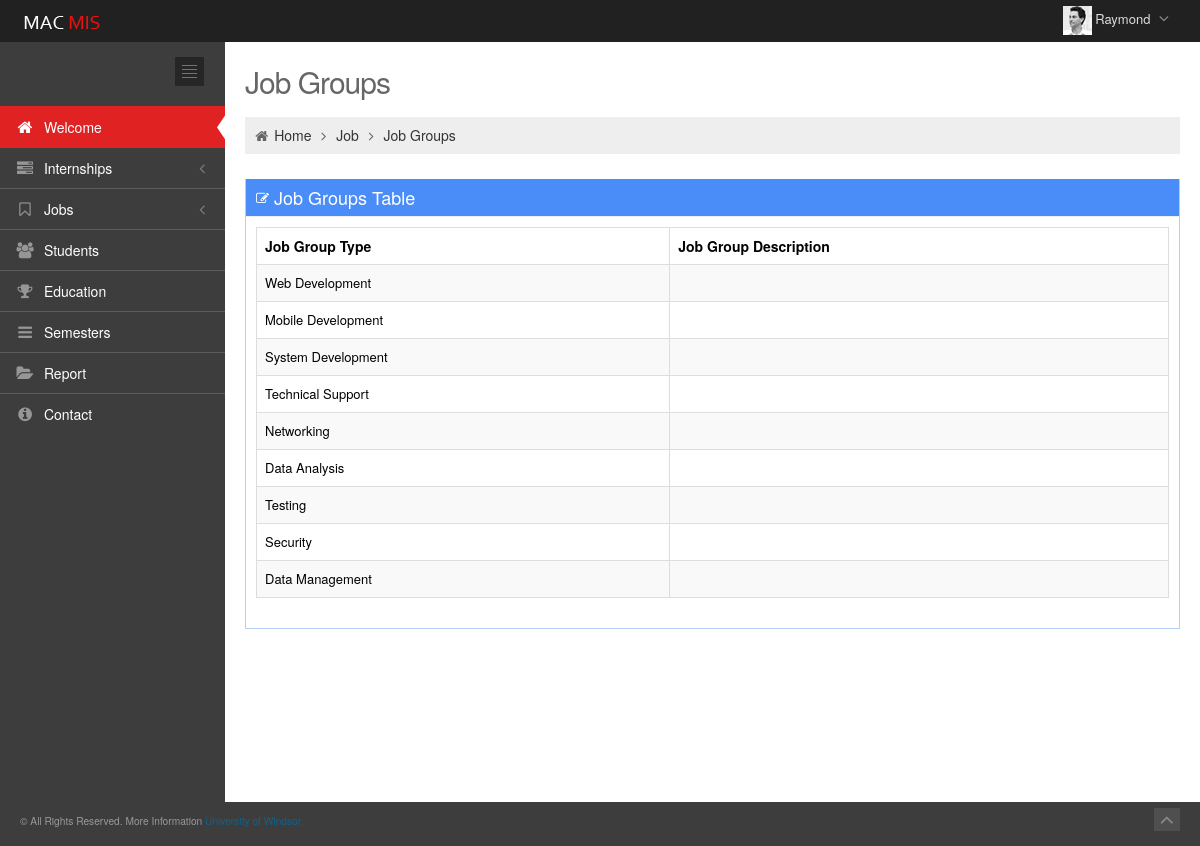
The page /app/job_group (signed in) on the database its author committed.
### app/models.py (models this page shows, shortened)
class Job_groups(models.Model):
    job_group_type = models.CharField(max_length=20)
    job_group_description = models.CharField(max_length=200, blank=True, null=True)

### app/views.py (the view)
def job_group(request):
    job_group_list = Job_groups.objects.all()
    return render(request,'app/job-groups.html',{'job_group_list':job_group_list})

### app/templates/app/job-groups.html (shortened to what this page needs)
{% extends 'app/base.html' %}
{% block container %}
		<div class="page-content">
			<div class="container-fluid">
				<div class="row-fluid">
					<div class="span12">
						<h3 class="page-title">
							Job Groups
						</h3>
						<ul class="breadcrumb">
							<li>
								<i class="icon-home"></i>
								<a href="welcome.html">Home</a>
								<i class="icon-angle-right"></i>
							</li>
							<li>
								<a href="#">Job</a>
								<i class="icon-angle-right"></i>
							</li>
							<li><a href="#">Job Groups</a></li>
						</ul>
					</div>
				</div>
<div class="row-fluid">
					<div class="span12">
						<div class="portlet box blue">
							<div class="portlet-title">
								<div class="caption"><i class="icon-edit"></i>Job Groups Table</div>
							</div>
							<div class="portlet-body">
								<table class="table table-striped table-hover table-bordered" id="sample_editable_1">
									<thead>
										<tr>
											<th>Job Group Type</th>
											<th>Job Group Description</th>
										</tr>
									</thead>
									<tbody>
                                    {% for job_group in job_group_list %}
										<tr class="">
											<td>{{ job_group.job_group_type }}</td>
											<td>{{ job_group.job_group_description }}</td>
										</tr>
                                    {% endfor %}
									</tbody>
								</table>
							</div>
						</div>
					</div>
				</div>
			</div>
		</div>
{% endblock %}

### app/templates/app/base.html (shortened to what this page needs)
{% load staticfiles %}
<!DOCTYPE html>
 <html lang="en" class="no-js">
<head>
	<link href="{% static 'app/css/bootstrap.min.css' %}" rel="stylesheet" type="text/css"/>
	<link href="{% static 'app/css/bootstrap-responsive.min.css' %}" rel="stylesheet" type="text/css"/>
	<link href="{% static 'app/css/font-awesome.min.css' %}" rel="stylesheet" type="text/css"/>
	<link href="{% static 'app/css/style-metro.css' %}" rel="stylesheet" type="text/css"/>
	<link href="{% static 'app/css/style.css' %}" rel="stylesheet" type="text/css"/>
	<link href="{% static 'app/css/style-responsive.css' %}" rel="stylesheet" type="text/css"/>
	<link href="{% static 'app/css/default.css' %}" rel="stylesheet" type="text/css" id="style_color"/>
	<link href="{% static 'app/css/uniform.default.css' %}" rel="stylesheet" type="text/css"/>
</head>
<body class="page-header-fixed">
{% if request.user.is_authenticated %}
	<div class="header navbar navbar-inverse navbar-fixed-top">
		<div class="navbar-inner">
			<div class="container-fluid">
				<a class="brand" href="#">
				<img src="{% static 'app/image/logo.png' %}" alt="logo"/>
				</a>
				<ul class="nav pull-right">
					<li class="dropdown user">
						<a href="#" class="dropdown-toggle" data-toggle="dropdown">
						<img alt="" src="{% static 'app/image/avatar1_small.jpg' %}" />
						<span class="username">{{ user.first_name }}</span>
						<i class="icon-angle-down"></i>
						</a>
					</li>
				</ul>
			</div>
		</div>
	</div>
	<div class="page-container">
		<div class="page-sidebar nav-collapse collapse">
			<ul class="page-sidebar-menu">
				<li>
					<div class="sidebar-toggler hidden-phone"></div>
				</li>
				<li>
					<br>
				</li>
				<li class="start active ">
					<a href="{% url 'app:welcome' %}">
					<i class="icon-home"></i>
					<span class="title">Welcome</span>
					<span class="selected"></span>
					</a>
				</li>
				<li class="">
					<a href="javascript:;">
					<i class="icon-tasks"></i>
					<span class="title">Internships</span>
					</a>
				</li>
				<li class="">
					<a href="javascript:;">
					<i class="icon-bookmark-empty"></i>
					<span class="title">Jobs</span>
					</a>
				</li>
				<li class="">
					<a href="{% url 'app:student' %}">
					<i class="icon-group"></i>
					<span class="title">Students</span>
					</a>
				</li>
				<li class="">
					<a href="{% url 'app:education' %}">
					<i class="icon-trophy"></i>
					<span class="title">Education</span>
					</a>
				</li>
				<li class="">
					<a href="{% url 'app:semester' %}">
					<i class="icon-reorder"></i>
					<span class="title">Semesters</span>
					</a>
				</li>
				<li class="">
					<a href="{% url 'app:report' %}">
					<i class="icon-folder-open"></i>
					<span class="title">Report</span>
					</a>
				</li>
				<li class="">
					<a href="{% url 'app:contact' %}">
					<i class="icon-info-sign"></i>
					<span class="title">Contact</span>
					</a>
				</li>
			</ul>
		</div>
        {% block container %}{% endblock %}
	</div>
	<div class="footer">
		<div class="footer-inner">
			<p><small>&copy; All Rights Reserved. More Information <a href="http://www.uwindsor.ca/" target="_blank" title="uwindsor">University of Windsor</a></small></p>
		</div>
		<div class="footer-tools">
			<span class="go-top">
			<i class="icon-angle-up"></i>
			</span>
		</div>
	</div>
{% else %}
    <p>Please sign in.</p>
{% endif %}
</body>
</html>

### app/static/app/css/style-metro.css (style rules this page uses)
div, input, select, textarea, span, img, table, td, th, p, a, button, ul, li { -webkit-border-radius: 0 !important; -moz-border-radius: 0 !important; border-radius: 0 !important; }

### app/static/app/css/style-responsive.css (style rules this page uses)
@media (min-width: 980px) { .page-sidebar { position: absolute; width: 225px; } }
@media (min-width: 980px) { .page-content { margin-left: 225px; margin-top: 0px; min-height: 760px; } }

### app/static/app/css/default.css (style rules this page uses)
body { background-color: #3d3d3d !important; }
.header .navbar-inner { filter: none !important; background-image: none !important; background-color: #212121 !important; }
.header .nav li.dropdown .dropdown-toggle i { color: #8a8a8a !important; }
.page-sidebar { background-color: #3d3d3d; }
ul.page-sidebar-menu > li > a { border-top: 1px solid #5c5c5c !important; color: #ffffff !important; }
ul.page-sidebar-menu > li:last-child > a { border-bottom: 1px solid transparent !important; }
ul.page-sidebar-menu > li a i { color: #969696; }
ul.page-sidebar-menu > li.active > a { background: #e02222 !important; border-top-color: transparent !important; color: #ffffff; }
ul.page-sidebar-menu > li.active > a i { color: #ffffff; }
.sidebar-toggler { background-image: url(../image/sidebar-toggler.jpg); background-color: #242424; }
.footer .footer-inner { color: #999999; }
.footer .footer-tools .go-top { background-color: #4f4f4f; }
.footer .footer-tools .go-top i { color: #8a8a8a; }

### rows shown on the page
Job_groups: job_group_type "Web Development"
Job_groups: job_group_type "Mobile Development"
Job_groups: job_group_type "System Development"
Job_groups: job_group_type "Technical Support"
Job_groups: job_group_type "Networking"
Job_groups: job_group_type "Data Analysis"
Job_groups: job_group_type "Testing"
Job_groups: job_group_type "Security"
Job_groups: job_group_type "Data Management"

### other values the page prints
{{ user.first_name }} "Raymond"
